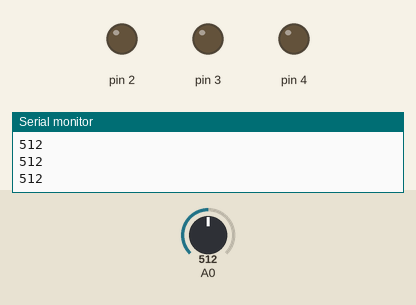
Bench run of a sketch on a simulated Arduino Uno, built with avr-gcc and run on an emulated ATmega328P. Parts: output pins drawn as LEDs (lit = HIGH), the last lines printed to the serial monitor. The inputs (shaded band) are chosen by the test bench; at power-on: A0 = 512.

Above: at 1.2 s.
1.3 s: A0 set to 364
2.8 s: A0 set to 334
At 3.9 s:
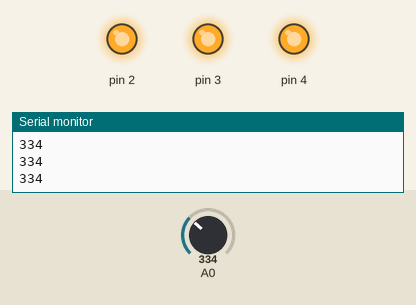
4.4 s: A0 set to 159
5.9 s: A0 set to 141
At 6.6 s:
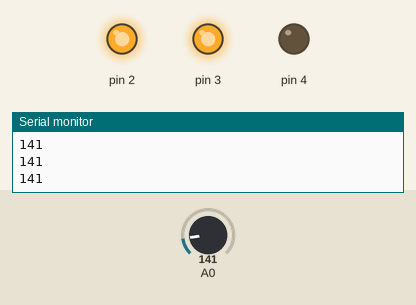
7.5 s: A0 set to 74
9.0 s: A0 set to 63
At 10.5 s:
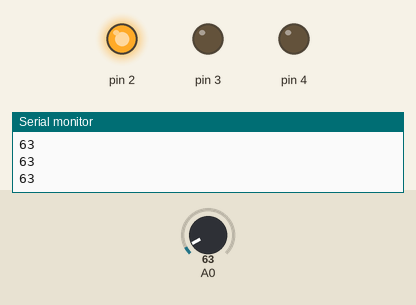
Timing chart, 0 to 11.6 s (numbered marks = the images above; inputs shaded):
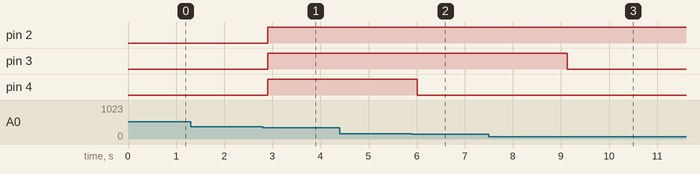

The sketch:

AnalogReadSerial.ino
```cpp
void setup() {

  Serial.begin(9600);
  pinMode(A0,INPUT);
  pinMode(2,OUTPUT);
  pinMode(3,OUTPUT);
  pinMode(4,OUTPUT);
}

void loop() {
  int sensorValue = analogRead(A0);
  Serial.println(sensorValue);
  delay(100);
  if(sensorValue<70)
  {
    digitalWrite(2,1);
    digitalWrite(3,0);
    digitalWrite(4,0);

  }
  else if(sensorValue<150)
  {
    digitalWrite(2,1);
    digitalWrite(3,1);
    digitalWrite(4,0);
  }
  else if(sensorValue<350){
    digitalWrite(2,1);
    digitalWrite(3,1);
    digitalWrite(4,1);
  }
}
```

Measured:
- the behaviour switches between 350 and 349 on A0 (found by bisection; images 0 and 1)
- the behaviour switches between 150 and 149 on A0 (found by bisection; images 1 and 2)
- the behaviour switches between 70 and 69 on A0 (found by bisection; images 2 and 3)
- after the input at 2.8 s, pin 2–4: LOW → HIGH after 0.11 s
- after the input at 5.9 s, pin 4: HIGH → LOW after 0.12 s
- after the input at 9.0 s, pin 3: HIGH → LOW after 0.13 s
